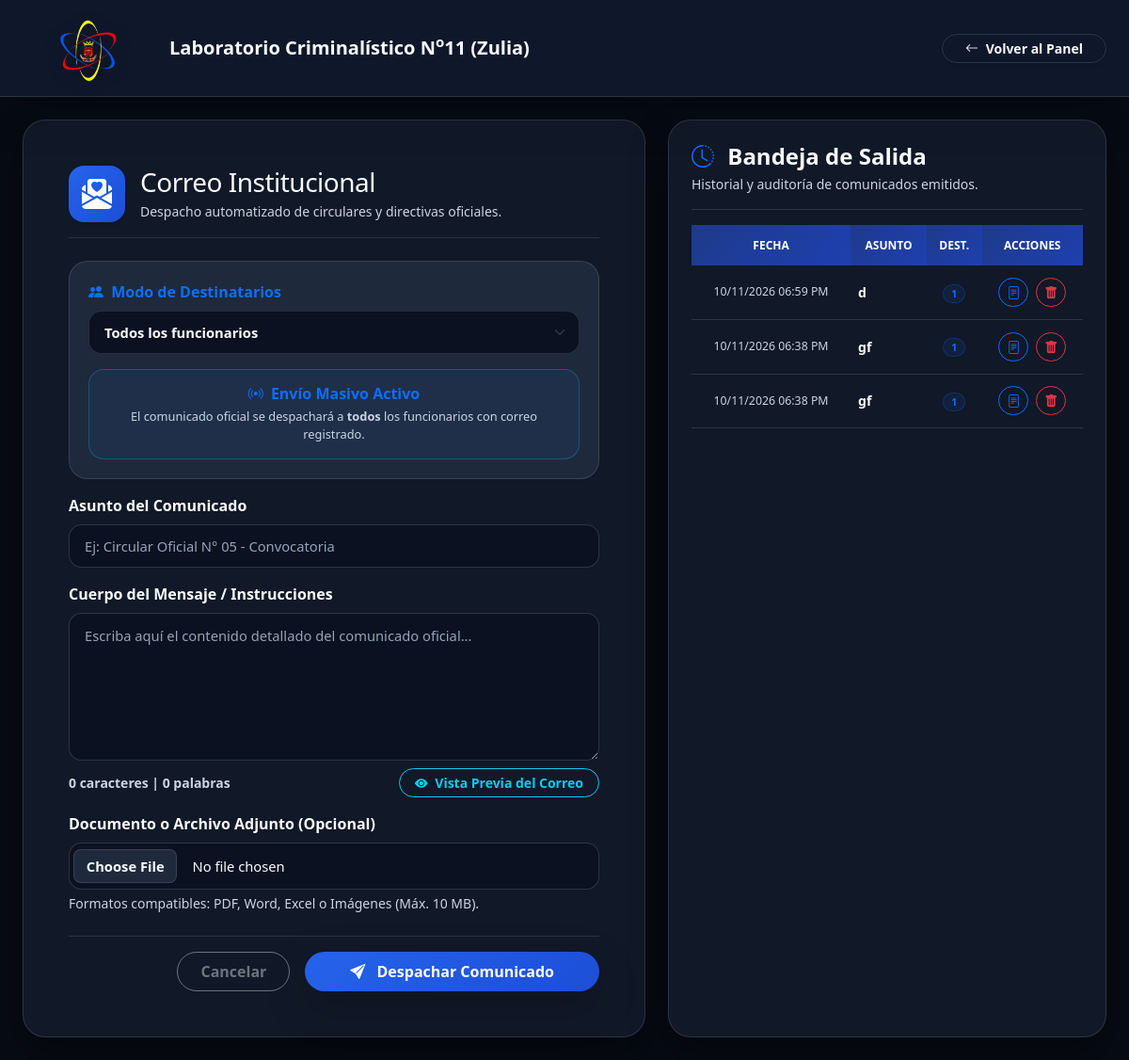
Before: /gnb/correo_institucional.php (signed in) with the older database file.
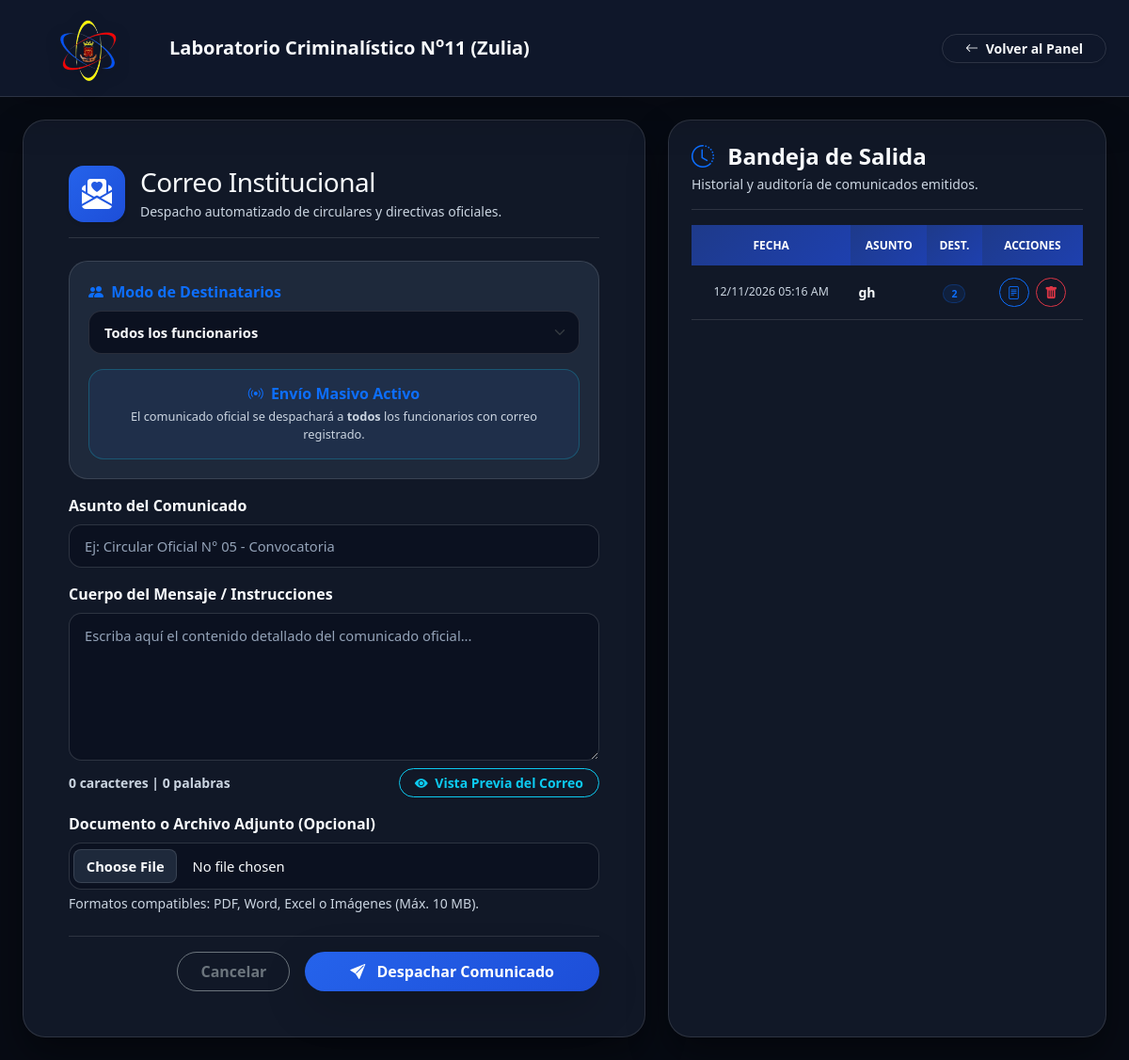
After: the same page with the newer database file.
### tables this page shows
CREATE TABLE `comunicados_enviados` (
  `id` int(11) NOT NULL,
  `usuario_id` int(11) NOT NULL,
  `asunto` varchar(255) NOT NULL,
  `cuerpo` text NOT NULL,
  `total_destinatarios` int(11) NOT NULL,
  `incluye_adjunto` tinyint(1) DEFAULT 0,
  `fecha_envio` timestamp NOT NULL DEFAULT current_timestamp()
);

### gnb/correo_institucional.php (the view, shortened to what this page needs)
<?php
require_once 'conexion.php';
try {
    $pdo->exec("CREATE TABLE IF NOT EXISTS comunicados_enviados (
        id INT AUTO_INCREMENT PRIMARY KEY,
        usuario_id INT NOT NULL,
        asunto VARCHAR(255) NOT NULL,
        cuerpo TEXT NOT NULL,
        total_destinatarios INT NOT NULL,
        incluye_adjunto TINYINT(1) DEFAULT 0,
        fecha_envio TIMESTAMP DEFAULT CURRENT_TIMESTAMP,
        CONSTRAINT fk_comunicado_usuario FOREIGN KEY (usuario_id) REFERENCES usuarios (id) ON DELETE CASCADE
    ) ENGINE=InnoDB DEFAULT CHARSET=utf8mb4 COLLATE=utf8mb4_general_ci;");
} catch (PDOException $e) {}
?>
<!DOCTYPE html>
<html lang="es">
<head>
    <link href="css/bootstrap.min.css" rel="stylesheet">
    <link href="css/bootstrap-icons.css" rel="stylesheet">
</head>
<body>
    <nav class="navbar navbar-expand-lg navbar-dark navbar-gnb shadow-lg py-3 sticky-top">
        <div class="container-fluid px-4">
            <a class="navbar-brand fw-bold fs-5 d-flex align-items-center" href="dashboard.php" style="color: var(--text-main);">
                <img src="imagen/logo_gnb.png?v=<?php echo time(); ?>" alt="Escudo GNB" class="me-3"> Laboratorio Criminalístico N<sup>o</sup> 11 (Zulia)
            </a>
            <div class="d-flex align-items-center gap-3">
                <a href="dashboard.php" class="btn btn-nav-custom btn-sm rounded-pill px-4 fw-semibold shadow-sm">
                    <i class="bi bi-arrow-left me-1"></i> Volver al Panel
                </a>
            </div>
        </div>
    </nav>
    <div class="container-fluid py-4 px-3 px-lg-4">
        <div class="container-limited">
            <div class="row g-4">
                <div class="col-xl-7">
                    <div class="card main-card p-4 p-md-5">
                        <div class="d-flex align-items-center gap-3 mb-4 pb-3 border-bottom" style="border-color: var(--card-border) !important;">
                            <div class="p-3 rounded-4 text-white fs-2 shadow-sm d-flex align-items-center justify-content-center" style="background: linear-gradient(135deg, #2563eb, #1d4ed8); width: 60px; height: 60px;">
                                <i class="bi bi-envelope-paper-heart-fill"></i>
                            </div>
                            <div>
                                <h3 class="fw-extrabold mb-1" style="color: var(--text-main); letter-spacing: -0.5px;">Correo Institucional</h3>
                                <p class="mb-0 text-muted small">Despacho automatizado de circulares y directivas oficiales.</p>
                            </div>
                        </div>
                        <form id="formCorreo" action="correo_institucional.php" method="POST" enctype="multipart/form-data">
                            <div class="row g-3">
                                <div class="col-12">
                                    <div class="box-section-custom">
                                        <label for="destinatario_tipo" class="form-label fw-bold text-primary mb-2">
                                            <i class="bi bi-people-fill me-1"></i> Modo de Destinatarios
                                        </label>
                                        <select class="form-select mb-3 fw-semibold" id="destinatario_tipo" name="destinatario_tipo" onchange="toggleDestinatarioTipo(this.value)">
                                            <option value="todos" selected>Todos los funcionarios</option>
                                        </select>
                                        <div id="infoModoMasivo" class="p-3 rounded-4 text-center border border-info border-opacity-25 mt-2" style="background: rgba(59, 130, 246, 0.08);">
                                            <h6 class="fw-bold text-primary mb-1"><i class="bi bi-broadcast me-1"></i> Envío Masivo Activo</h6>
                                            <p class="small text-muted mb-0" style="font-size: 0.8rem;">
                                                El comunicado oficial se despachará a <strong>todos</strong> los funcionarios con correo registrado.
                                            </p>
                                        </div>
                                    </div>
                                </div>
                                <div class="col-12">
                                    <label for="asunto_comunicado" class="form-label fw-semibold">Asunto del Comunicado</label>
                                    <input type="text" class="form-control" id="asunto_comunicado" name="asunto_comunicado" placeholder="Ej: Circular Oficial N° 05 - Convocatoria" required>
                                </div>
                                <div class="col-12">
                                    <label for="mensaje_comunicado" class="form-label fw-semibold">Cuerpo del Mensaje / Instrucciones</label>
                                    <textarea class="form-control" id="mensaje_comunicado" name="mensaje_comunicado" rows="6" placeholder="Escriba aquí el contenido detallado del comunicado oficial..." required oninput="actualizarContador(this)"></textarea>
                                    <div class="d-flex justify-content-between align-items-center mt-2">
                                        <small id="contadorCaracteres" class="text-muted fw-semibold">0 caracteres | 0 palabras</small>
                                        <button type="button" class="btn btn-sm btn-outline-info rounded-pill px-3 fw-bold" onclick="abrirVistaPrevia()">
                                            <i class="bi bi-eye-fill me-1"></i> Vista Previa del Correo
                                        </button>
                                    </div>
                                </div>
                                <div class="col-12">
                                    <label for="archivo_adjunto" class="form-label fw-semibold">Documento o Archivo Adjunto (Opcional)</label>
                                    <input type="file" class="form-control" id="archivo_adjunto" name="archivo_adjunto">
                                    <div class="form-text small" style="color: var(--text-muted);">Formatos compatibles: PDF, Word, Excel o Imágenes (Máx. 10 MB).</div>
                                </div>
                            </div>
                            <div class="d-flex justify-content-end gap-3 mt-4 pt-3 border-top" style="border-color: var(--card-border) !important;">
                                <a href="dashboard.php" class="btn btn-outline-secondary px-4 py-2 fw-bold rounded-pill">Cancelar</a>
                                <button type="submit" name="enviar_comunicado" value="1" id="btnEnviar" class="btn btn-primary px-5 py-2 fw-bold rounded-pill shadow-lg" style="background: linear-gradient(135deg, #2563eb, #1d4ed8); border:none;">
                                    <span><i class="bi bi-send-fill me-2"></i> Despachar Comunicado</span>
                                </button>
                            </div>
                        </form>
                    </div>
                </div>
                <div class="col-xl-5">
                    <div class="card main-card p-4 d-flex flex-column" style="height: 100%;">
                        <div class="d-flex align-items-center justify-content-between mb-3 pb-3 border-bottom" style="border-color: var(--card-border) !important;">
                            <div>
                                <h4 class="fw-bold mb-1" style="color: var(--text-main);"><i class="bi bi-clock-history me-2 text-primary"></i> Bandeja de Salida</h4>
                                <p class="mb-0 text-muted small">Historial y auditoría de comunicados emitidos.</p>
                            </div>
                        </div>
                        <div class="table-responsive flex-grow-1" style="max-height: 700px; overflow-y: auto;">
                            <table class="table table-hover align-middle mb-0">
                                <thead style="position: sticky; top: 0; z-index: 5;">
                                    <tr>
                                        <th class="text-center">Fecha</th>
                                        <th>Asunto</th>
                                        <th class="text-center">Dest.</th>
                                        <th class="text-center">Acciones</th>
                                    </tr>
                                </thead>
                                <tbody>
                                    <?php
                                    try {
                                        $stmt_hist = $pdo->query("
                                            SELECT c.*, CONCAT(u.nombre, ' ', u.apellido) AS nombre_usuario
                                            FROM comunicados_enviados c
                                            LEFT JOIN usuarios u ON c.usuario_id = u.id
                                            ORDER BY c.fecha_envio DESC
                                        ");
                                        $historial = $stmt_hist->fetchAll(PDO::FETCH_ASSOC);
                                        if (count($historial) > 0) {
                                            foreach ($historial as $idx => $com) {
                                                $fecha_formateada = date('d/m/Y h:i A', strtotime($com['fecha_envio']));
                                                $asunto_com = htmlspecialchars($com['asunto']);
                                                $remitente_com = htmlspecialchars($com['nombre_usuario'] ?? 'Administrador');
                                                $cuerpo_texto = $com['cuerpo'];
                                                $total_dest = $com['total_destinatarios'];
                                                $id_comunicado = $com['id'];
                                                echo '
                                                <tr>
                                                    <td class="text-center text-nowrap small text-muted">'.$fecha_formateada.'</td>
                                                    <td class="fw-semibold text-truncate" style="max-width: 140px; color: var(--text-main);" title="'.$asunto_com.'">'.$asunto_com.'</td>
                                                    <td class="text-center">
                                                        <span class="badge bg-primary bg-opacity-10 text-primary border border-primary border-opacity-25 rounded-pill px-2">'.$total_dest.'</span>
                                                    </td>
                                                    <td class="text-center text-nowrap">
                                                        <button type="button" class="btn btn-sm btn-outline-primary rounded-pill px-2.5 py-1 fw-semibold me-1" title="Ver Detalle" onclick="verDetalleHistorial(' . htmlspecialchars(json_encode($asunto_com), ENT_QUOTES) . ', ' . htmlspecialchars(json_encode($cuerpo_texto), ENT_QUOTES) . ', \'' . $fecha_formateada . '\', \'' . $remitente_com . '\')">
                                                            <i class="bi bi-file-text"></i>
                                                        </button>
                                                        <button type="button" class="btn btn-sm btn-outline-danger rounded-pill px-2.5 py-1 fw-semibold" title="Eliminar del Historial" onclick="confirmarEliminacion('.$id_comunicado.', \'' . addslashes($asunto_com) . '\')">
                                                            <i class="bi bi-trash-fill"></i>
                                                        </button>
                                                    </td>
                                                </tr>';
                                            }
                                        }
                                    } catch (Exception $e) {
                                        echo '<tr><td colspan="4" class="text-center text-danger py-4">Error al cargar historial.</td></tr>';
                                    }
                                    ?>
                                </tbody>
                            </table>
                        </div>
                    </div>
                </div>
            </div>
        </div>
    </div>
</body>
</html>

### gnb/correo_institucional.php (style rules this page uses)
[data-theme="dark"] { --bg-body: #070b14; --bg-navbar: #0f172a; --text-main: #f8fafc; --text-muted: #cbd5e1; --card-bg: #111827; --card-border: rgba(255, 255, 255, 0.12); --card-shadow: 0 20px 40px rgba(0,0,0,0.4); --input-bg: #0b1120; --section-bg: #1e293b; --hover-item: rgba(59, 130, 246, 0.15); --badge-grado-bg: rgba(59, 130, 246, 0.2); --badge-grado-text: #93c5fd; --badge-grado-border: rgba(59, 130, 246, 0.4); --table-hover: #1f293d; --file-btn-bg: #1e293b; --file-btn-hover: #334155; --file-btn-text: #f8fafc; }
body { background-color: var(--bg-body); min-height: 100vh; font-family: 'Segoe UI', system-ui, sans-serif; color: var(--text-main); transition: background 0.3s ease, color 0.3s ease; }
.text-muted { color: var(--text-muted) !important; }
.navbar-gnb { background: var(--bg-navbar); border-bottom: 1.5px solid var(--card-border); box-shadow: 0 4px 25px rgba(0,0,0,0.1); }
.navbar-brand img { width: 140px; height: 140px; object-fit: contain; position: relative; top: 4px; margin-top: -40px; margin-bottom: -40px; filter: drop-shadow(0 4px 8px rgba(0,0,0,0.3)); }
.btn-nav-custom { color: var(--text-main) !important; border-color: var(--card-border) !important; background: transparent; transition: all 0.2s ease; }
.container-limited { max-width: 1750px; margin: 0 auto; }
.main-card { border-radius: 1.5rem; box-shadow: var(--card-shadow); background: var(--card-bg); border: 1.5px solid var(--card-border); color: var(--text-main); }
.form-control, .form-select { background-color: var(--input-bg) !important; color: var(--text-main) !important; border: 1.5px solid var(--card-border) !important; border-radius: 0.85rem; padding: 0.7rem 1rem; font-size: 0.92rem; }
.form-control::placeholder, .form-select::placeholder { color: #94a3b8 !important; opacity: 1; }
.box-section-custom { background-color: var(--section-bg); border: 1.5px solid var(--card-border); border-radius: 1.25rem; padding: 1.25rem; }
.table { color: var(--text-main); margin-bottom: 0; font-size: 0.88rem; }
.table > :not(caption) > * > * { background-color: transparent; color: var(--text-main); border-bottom-color: var(--card-border); padding: 0.8rem 0.5rem; }
.table th { background: linear-gradient(135deg, #1e3a8a, #1e40af) !important; color: #ffffff !important; font-weight: 600; text-transform: uppercase; font-size: 0.75rem; padding: 0.8rem 0.5rem; border: none; text-align: center; }

Changed rows visible on the page:
removed comunicados_enviados: fecha_envio "10/11/2026 06:59 PM", asunto "d", total_destinatarios "1"
removed comunicados_enviados: fecha_envio "10/11/2026 06:38 PM", asunto "gf", total_destinatarios "1"
removed comunicados_enviados: fecha_envio "10/11/2026 06:38 PM", asunto "gf", total_destinatarios "1"
added comunicados_enviados: fecha_envio "12/11/2026 05:16 AM", asunto "gh", total_destinatarios "2"
